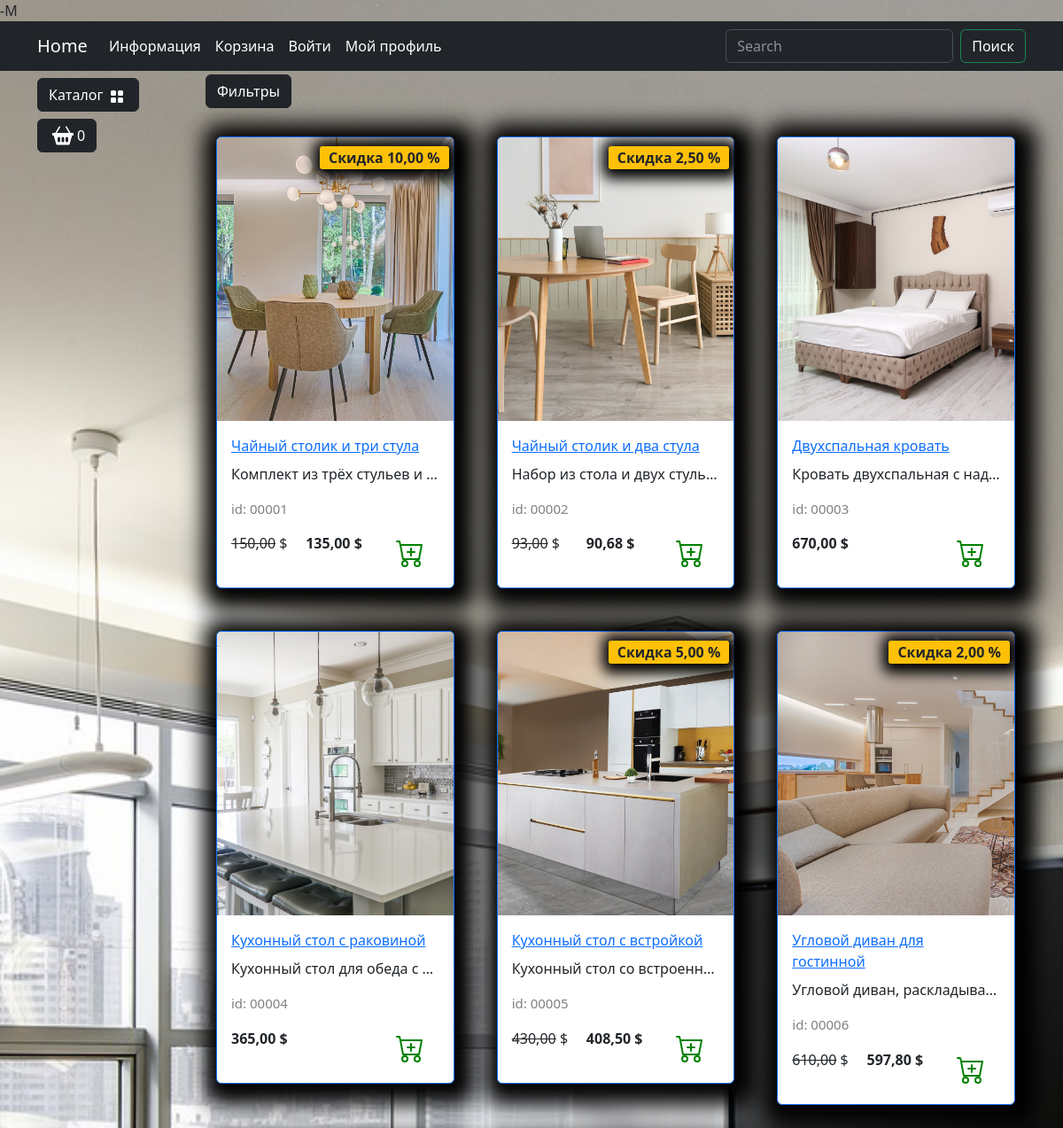
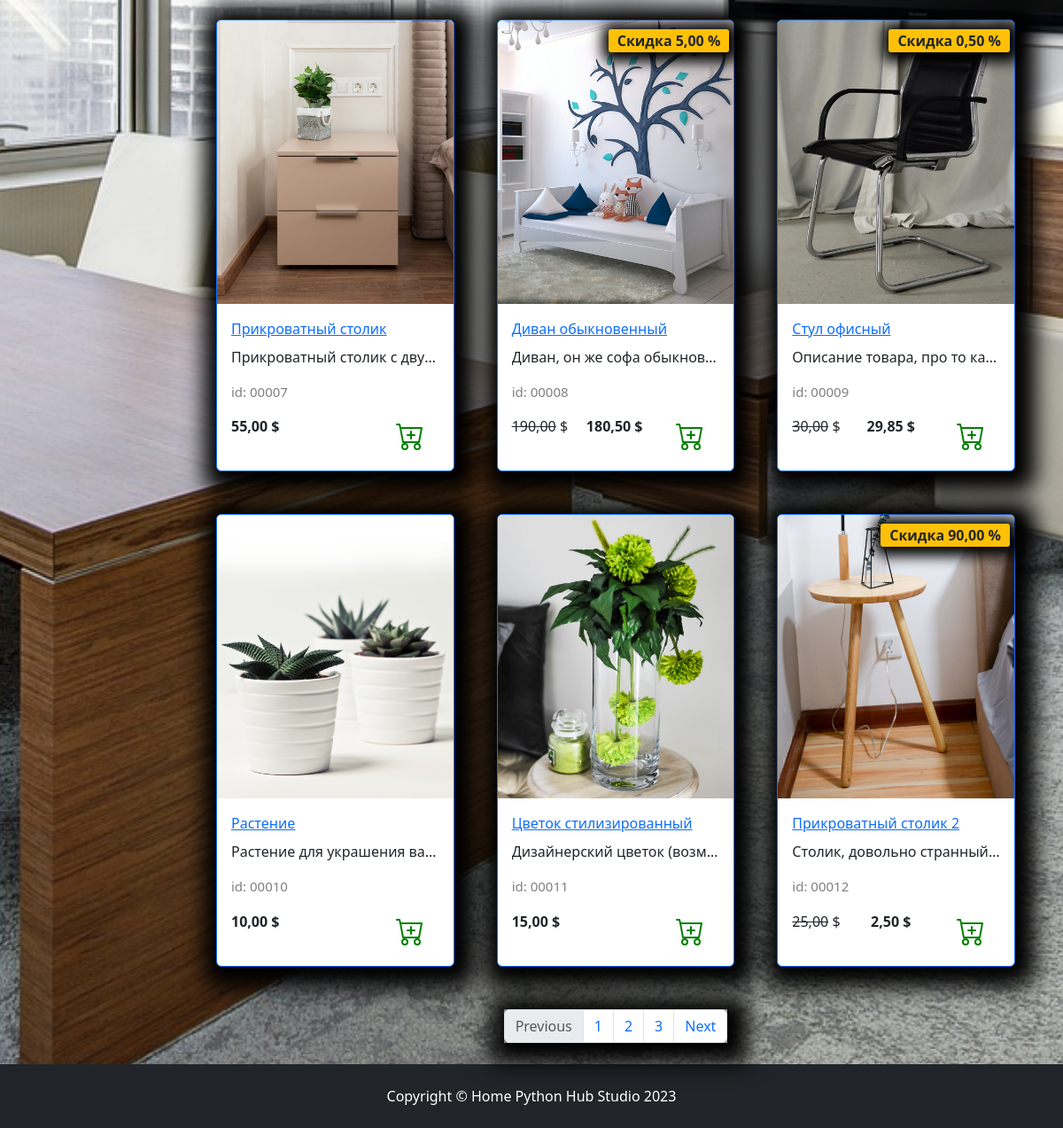
Page /catalog/all/ on the committed database (2 pictures, top to bottom).
### goods/models.py (models this page shows, shortened)
class Products(models.Model):
    name = models.CharField(unique=True, max_length=150, verbose_name='Название')
    slug = models.SlugField(max_length=200, unique=True, blank=True, null=True, verbose_name='URL')
    description = models.TextField(blank=True, null=True, verbose_name='Описание')
    image = models.ImageField(upload_to='goods_images', blank=True, null= True,verbose_name='Изображение')
    price = models.DecimalField(default= 00.0, max_digits=7,decimal_places= 2, verbose_name='Цена')
    discount = models.DecimalField(default= 00.0, max_digits=4,decimal_places= 2, verbose_name='Скидка в %')
    quantity = models.PositiveBigIntegerField(default= 0,verbose_name= 'Количество')
    category = models.ForeignKey(to=Categories,on_delete=models.CASCADE, verbose_name='Категория')
    class Meta:
        db_table = 'product'
        verbose_name = 'Продукт'
        verbose_name_plural = 'Продукты'
    def display_id(self):
        return f'{self.id:05}'
    def sell_price(self):
        if self.discount:
            return round(self.price - self.price*self.discount/100, 2)
        return self.price

### goods/views.py (the view)
# urls.py: path('catalog/',include('goods.urls',namespace='catalog')),
def catalog(request, category_slug):
    if category_slug == 'all':
        goods = Products.objects.all()
    else:
        goods = get_list_or_404(Products.objects.filter(category__slug=category_slug))
    context = {
        'title' : 'Home - Каталог',
        'goods' : goods,
        }
    return render(request,'goods/catalog.html',context)

### goods/templatetags/goods_tags.py (called while the page is built)
@register.simple_tag()
def tag_categories():
    return Categories.objects.all()

### goods/templates/goods/catalog.html (shortened to what this page needs)
{% extends "main/base.html" %}
{% load static %}
{% block content %}
<div class="row">
    <div class="dropdown mb-2">
        <button class="btn btn-secondary dropdown-toggle btn-dark" type="button" data-bs-toggle="dropdown"
            aria-expanded="false">
            Фильтры
        </button>
    </div>
    {% for product in goods %}
        <div class="col-lg-4 col-md-6 p-4">
            <div class="card border-primary rounded custom-shadow">
                {% if product.image %}
                    <img src="{{ product.image.url }}" class="card-img-top" alt="{{ product.name }}">
                {% else %}
                    <img src="{% static "/deps/images/Not found image.png" %}" class="card-img-top" alt="...">
                {% endif %}
                <div class="card-body">
                    <a href="{% url "catalog:product" product.slug %}">
                        <p class="card-title">{{ product.name }}</p>
                    </a>
                    <p class="card-text text-truncate">{{ product.description }}</p>
                    <p class="product_id"> id: {{ product.display_id }}</p>
                    <div class="d-flex justify-content-between">
                        {% if product.discount %}
                            <p><s>{{product.price}}</s> $</p>
                            <p><strong>{{ product.sell_price }} $</strong></p>
                            <span class="badge bg-warning text-dark">Скидка {{ product.discount}} %</span>
                        {% else %}
                            <p><strong>{{ product.price }} $</strong></p>
                        {% endif %}
                        <a href="#" class="btn add-to-cart">
                            <img class="mx-1" src="{% static "/deps/icons/cart-plus.svg" %}" alt="Catalog Icon"
                                width="32" height="32">
                        </a>
                    </div>
                </div>
            </div>
        </div>
    {%endfor%}
</div>
<nav aria-label="Page navigation example">
    <ul class="pagination justify-content-center my-4">
        <div class="custom-shadow d-flex">
            <li class="page-item disabled">
              <a class="page-link">Previous</a>
            </li>
            <li class="page-item"><a class="page-link" href="#">1</a></li>
            <li class="page-item"><a class="page-link" href="#">2</a></li>
            <li class="page-item"><a class="page-link" href="#">3</a></li>
            <li class="page-item">
              <a class="page-link" href="#">Next</a>
            </li>
        </div>
    </ul>
</nav>
{% endblock content %}

### main/templates/main/base.html (shortened to what this page needs)
{% load static %}
{% load goods_tags %}
<!DOCTYPE html>
<html lang="en">-M
<head>
    <link rel="stylesheet" href="{% static "deps/css/bootstrap/bootstrap.min.css"%}">
    <link rel="stylesheet" href="{% static "deps/css/my_css.css" %}">
</head>
<body>
    <header>
        <nav class="navbar navbar-expand-lg bg-dark" data-bs-theme="dark">
            <div class="container">
                <a class="navbar-brand" href="{% url "main:index" %}">Home</a>
                <div class="collapse navbar-collapse" id="navbarSupportedContent">
                    <ul class="navbar-nav me-auto mb-2 mb-lg-0">
                        <li class="nav-item dropdown ">
                            <a class="nav-link dropdown-toggle text-white" href="#" role="button"
                                data-bs-toggle="dropdown" aria-expanded="false">
                                Информация
                            </a>
                        </li>
                        <li class="nav-item">
                            <a class="nav-link  text-white" href="carts/cart.html">Корзина</a>
                        </li>
                        <li class="nav-item">
                            <a class="nav-link  text-white" href="users/login.html">Войти</a>
                        </li>
                        <li class="nav-item dropdown ">
                            <a class="nav-link dropdown-toggle text-white" href="#" role="button"
                                data-bs-toggle="dropdown" aria-expanded="false">
                                Мой профиль
                            </a>
                        </li>
                    </ul>
                    <form class="d-flex" role="search">
                        <input class="form-control me-2" type="search" placeholder="Search" aria-label="Search">
                        <button class="btn btn-outline-success text-white" type="submit">Поиск</button>
                    </form>
                </div>
            </div>
        </nav>
    </header>
    <section>
        <div class="container">
            <div class="row mt-1 position-fixed z-3">
                <div class="dropdown mb-2">
                    <button class="btn btn-secondary dropdown-toggle btn-dark" type="button" data-bs-toggle="dropdown"
                        aria-expanded="false">
                        Каталог
                        <img class="mx-1" src="{% static "deps/icons/grid-fill.svg" %}" alt="Catalog Icon" width="16"
                            height="16">
                    </button>
                        {% tag_categories as categories %}
                </div>
                <div>
                    <button type="button" class="btn btn-dark btn-secondary d-flex" id="modalButton"
                        aria-expanded="false">
                        <img class="mx-1" src="{% static "deps/icons/basket2-fill.svg" %}" alt="Catalog Icon" width="24"
                            height="24">
                        <span id="goods-in-cart-count">0</span>
                    </button>
                </div>
            </div>
        </div>
        <div class="container">
            <div class="row mt-1">
                <div class="col-lg-2">
                </div>
                <div class="col-lg-10">
                    {% block content %}
                    {% endblock content %}
                </div>
            </div>
        </div>
    </section>
    <footer class="py-4 bg-dark">
        <div class="container">
            <p class="m-0 text-center text-white">Copyright &copy; Home Python Hub Studio 2023</p>
        </div>
    </footer>
</body>
</html>

### static/deps/css/my_css.css (style rules this page uses)
body { background-image: url("../images/bg-image.jpg"); background-repeat: no-repeat; background-attachment: fixed; background-position: center center; background-size: cover; height: 100%; }
.dropdown-toggle::after { content: none; }
.custom-shadow { box-shadow: 5px 5px 25px 19px #000000; }
.product_id { color: gray; font-size: 15px; }
.badge.bg-warning.text-dark { position: absolute; top: 10px; right: 5px; z-index: 1; padding: 5px 10px; border-radius: 3px; font-size: 1rem; box-shadow: 2px 2px 15px 9px #000000; }

### rows in the picture
Products: image (picture), name "Чайный столик и три стула", description "Комплект из трёх стульев и…", display_id "00001", price "150,00", sell_price "135,00", discount "10,00"
Products: image (picture), name "Чайный столик и два стула", description "Набор из стола и двух стуль…", display_id "00002", price "93,00", sell_price "90,68", discount "2,50"
Products: image (picture), name "Двухспальная кровать", description "Кровать двухспальная с над…", display_id "00003", price "670,00"
Products: image (picture), name "Кухонный стол с раковиной", description "Кухонный стол для обеда с…", display_id "00004", price "365,00"
Products: image (picture), name "Кухонный стол с встройкой", description "Кухонный стол со встроенн…", display_id "00005", price "430,00", sell_price "408,50", discount "5,00"
Products: image (picture), name "Угловой диван для гостинной", description "Угловой диван, раскладыва…", display_id "00006", price "610,00", sell_price "597,80", discount "2,00"
Products: image (picture), name "Прикроватный столик", description "Прикроватный столик с дву…", display_id "00007", price "55,00"
Products: image (picture), name "Диван обыкновенный", description "Диван, он же софа обыкнов…", display_id "00008", price "190,00", sell_price "180,50", discount "5,00"
Products: image (picture), name "Стул офисный", description "Описание товара, про то ка…", display_id "00009", price "30,00", sell_price "29,85", discount "0,50"
Products: image (picture), name "Растение", description "Растение для украшения ва…", display_id "00010", price "10,00"
Products: image (picture), name "Цветок стилизированный", description "Дизайнерский цветок (возм…", display_id "00011", price "15,00"
Products: image (picture), name "Прикроватный столик 2", description "Столик, довольно странный…", display_id "00012", price "25,00", sell_price "2,50", discount "90,00"
